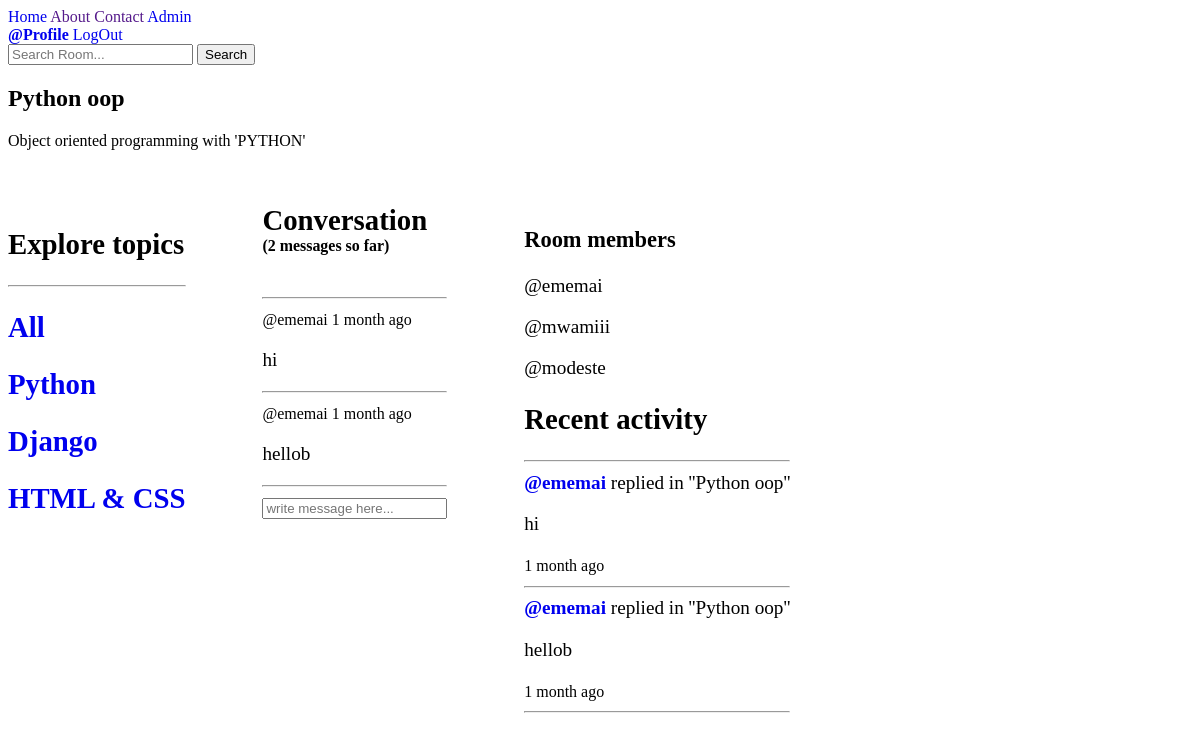
/room/9/ (signed in), run on the app's committed database.
### base/models.py (models this page shows, shortened)
class Room(models.Model):
    name = models.CharField(max_length=1000)
    host = models.ForeignKey(User, on_delete=models.SET_NULL, null=True)
    topic = models.ForeignKey(Topic, on_delete=models.SET_NULL, null=True)
    description = models.TextField(max_length=1000)
    members = models.ManyToManyField(User, related_name = 'members')
    created_at = models.DateTimeField(auto_now_add=True)
    updated_at = models.DateTimeField(auto_now=True)
    class Meta:
        ordering = ['-created_at']
    def __str__(self):
        return self.name

class Topic(models.Model):
    name = models.CharField(max_length=1000)

class Message(models.Model):
    user = models.ForeignKey(User, on_delete=models.SET_NULL, null=True)
    room = models.ForeignKey(Room, on_delete=models.CASCADE, null=True)
    content = models.TextField()
    created_at = models.DateTimeField(auto_now_add=True)
    updated_at = models.DateTimeField(auto_now=True)
    class Meta:
        ordering = ['-created_at']

### base/views.py (the view, shortened to what this page needs)
# urls.py: path('room/<str:pk>/', views.roomDetail, name='room-detail'),
@login_required(login_url='login')
def roomDetail(request, pk):
    room = Room.objects.get(id=pk)
    room_messages = room.message_set.all().order_by('-created_at')
    room_members = room.members.all()
    message_number = room_messages.count()
    topics = Topic.objects.all()
    context = {'room':room, 'room_messages':room_messages, 'message_number':message_number, 'room_members':room_members, 'topics' :topics}
    return render(request, 'base/room_detail.html', context)

### base/templates/base/room_detail.html (shortened to what this page needs)
{% extends 'base.html' %}  {% block content %}
<h2>{{room.name}}</h2>
<p>{{room.description}}</p>
<main>
  <section class="topics">{% include 'base/topics_component.html' %}</section>
  <section>
    <div class="conversations">
      <div class="conv-head">
        <h2>Conversation</h2>
        <h5>({{message_number}} messages so far)</h5>
      </div>
      <hr />
      {% for message in room_messages %}
      <div>
        <small>@{{message.user}} {{message.created_at|timesince}} ago</small>
        <p>{{message.content}}</p>
        <hr />
      </div>
      {% endfor %}
    </div>
    <div class="write-message">
      <form action="" method="post">
        <input type="text" name="content" placeholder="write message here..." />
      </form>
    </div>
  </section>
  <section class="room-members-activity">
    <div>
      <h3>Room members</h3>
      <div>
        {% for member in room_members %}
        <p>@{{member.username}}</p>
        {% endfor %}
      </div>
    </div>
    <div>{% include 'base/activity_component.html' %}</div>
  </section>
</main>
{% endblock content %}

### base/templates/base/topics_component.html
<div class="topics">
    <h1>Explore topics</h1>
    <hr>
    <a href="/">
        <h2>All</h2>
    </a>
    {% for topic in topics %}
    <div class="topic">
        <a href="{% url 'home' %}?q={{topic.name}}">
            <h2>{{topic.name}}</h2>
        </a>
    </div>
    {% endfor %}
</div>

### base/templates/base/activity_component.html (shortened to what this page needs)
<h2>Recent activity</h2><hr>
        {% for message in room_messages %}
            <div>
                {% if request.user == message.user %}
                <strong><a href="{% url 'user-profile' message.user.id %}">@You</a> </strong>
                {% else %}
                <strong><a href="{% url 'user-profile' message.user.id %}">@{{message.user}}</a></strong>
                {% endif %}
                <span>replied in ''{{message.room}}''</span>
                <p>{{message.content}}</p>
                <small>{{message.created_at|timesince}} ago</small>
                <hr>
            </div>
            {% endfor %}

### templates/base.html (style rules this page uses)
main { display: flex; flex-direction: row; }
a { text-decoration: none; }

### base/templates/base/room_detail.html (style rules this page uses)
.conv-head h5 { padding: 0%; margin: 0%; padding-bottom: 2em; }
.conv-head h2 { padding: 0%; margin: 0%; }
main { display: flex; flex-direction: row; padding: 0em; font-size: larger; }
section { padding: 2em; }
.topics { padding-left: 0em; }

### data on the page
Room: name "Python oop", description "Object oriented programming with 'PYTHON'"
Topic: name "Python"
Topic: name "Django"
Topic: name "HTML & CSS"
Message: user "ememai", created_at "1 month", content "hi", room "Python oop"
Message: user "ememai", created_at "1 month", content "hellob", room "Python oop"

### other printed values
{{ message_number }} "2"
{{ member.username }} "ememai"
{{ member.username }} "mwamiii"
{{ member.username }} "modeste"
